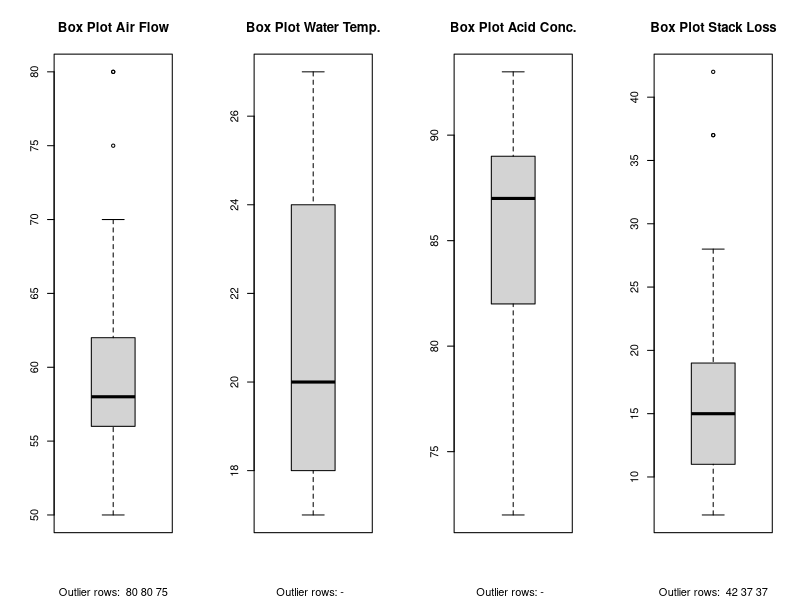
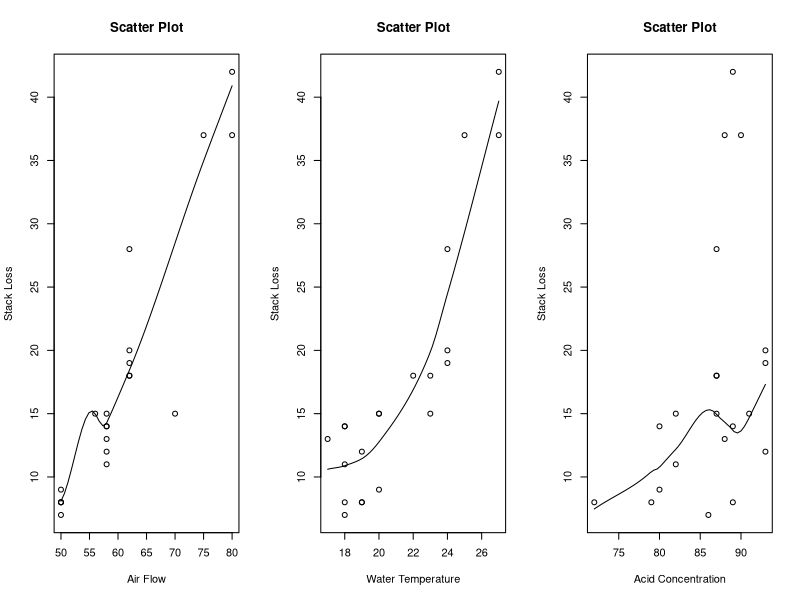
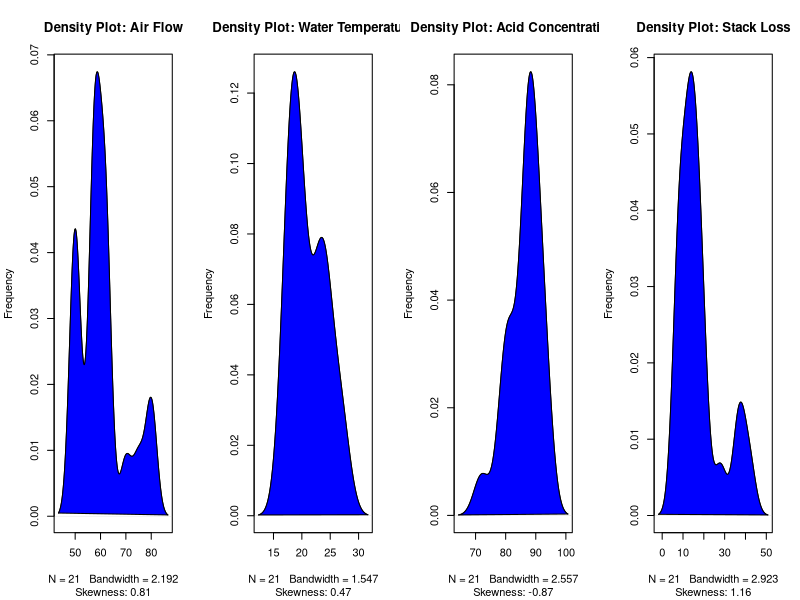

Recreate these plots in R, in order.
data("stackloss")

#Operatii de statistica descriptiva
#MEDIA
print(sprintf("Media variabilei Air Flow este: %f", mean(stackloss$Air.Flow)))
print(sprintf("Media variabilei Water Temperature este: %f", mean(stackloss$Water.Temp)))
print(sprintf("Media variabilei Acid Concentation este: %f", mean(stackloss$Acid.Conc.)))
print(sprintf("Media variabilei Stack Loss este: %f", mean(stackloss$stack.loss)))

#VARIANTA
print(sprintf("Varianta variabilei Air Flow este: %f", var(stackloss$Air.Flow)))
print(sprintf("Varianta variabilei Water Temperature este: %f", var(stackloss$Water.Temp)))
print(sprintf("Varianta variabilei Acid Concentation este: %f", var(stackloss$Acid.Conc.)))
print(sprintf("Varianta variabilei Stack Loss este: %f", var(stackloss$stack.loss)))

#QUARTILELE
#print(sprintf("Quartilele aferente variabilei Air Flow sunt: "))
quantile(stackloss$Air.Flow, probs = c(.25, .5, .75)) 
#print(sprintf("Quartilele aferente variabilei Water Temperature sunt: "))
quantile(stackloss$Water.Temp, probs = c(.25, .5, .75)) 
#print(sprintf("Quartilele aferente variabilei Acid Concentation sunt: "))
quantile(stackloss$Acid.Conc, probs = c(.25, .5, .75)) 
#print(sprintf("Quartilele aferente variabilei Stack Loss sunt: "))
quantile(stackloss$stack.loss, probs = c(.25, .5, .75)) 
 
#BOX PLOT PENTRU FIECARE DINTRE CELE 4 VARIABILE
par(mfrow = c(1,4))
outlier_AirFlow <- boxplot.stats(stackloss$Air.Flow)$out
outlier_AirFlow <- paste(outlier_AirFlow,collapse = " ")
boxplot(stackloss$Air.Flow, main="Box Plot Air Flow", sub=paste("Outlier rows: ", outlier_AirFlow)) 
boxplot(stackloss$Water.Temp, main="Box Plot Water Temp.", sub=paste("Outlier rows: - ", boxplot.stats(stackloss$Water.Temp)$out))  
boxplot(stackloss$Acid.Conc, main="Box Plot Acid Conc.", sub=paste("Outlier rows: - ", boxplot.stats(stackloss$Acid.Conc)$out)) 

outlier_StackLoss <- boxplot.stats(stackloss$stack.loss)$out
outlier_StackLoss <- paste(outlier_StackLoss,collapse = " ")
boxplot(stackloss$stack.loss, main="Box Plot Stack Loss", sub=paste("Outlier rows: ", outlier_StackLoss))  

#SCATTER PLOT PENTRU FIECARE RELATIE LINIARA DINTRE VARIABILELE INDEPENDENTE(Air Flow , Water Temperature, Acid Concentration) SI VARIABILA DEPENDENTA(Stack Loss)
par(mfrow = c(1,3))
scatter.smooth(x = stackloss$Air.Flow , y = stackloss$stack.loss, main = "Scatter Plot", xlab = "Air Flow", ylab = "Stack Loss")
scatter.smooth(x = stackloss$Water.Temp , y = stackloss$stack.loss, main = "Scatter Plot", xlab = "Water Temperature", ylab = "Stack Loss")
scatter.smooth(x = stackloss$Acid.Conc , y = stackloss$stack.loss, main = "Scatter Plot", xlab = "Acid Concentration", ylab = "Stack Loss")

#DENSITY PLOT PENTRU FIECARE DINTRE CELE 4 VARIABILE
par(mfrow = c(1,4))
library(e1071)
plot(density(stackloss$Air.Flow), main=paste("Density Plot:", "Air Flow"), ylab="Frequency", sub=paste("Skewness:", round(e1071::skewness(stackloss$Air.Flow), 2)))
polygon(density(stackloss$Air.Flow), col="blue")
plot(density(stackloss$Water.Temp), main=paste("Density Plot:", "Water Temperature"), ylab="Frequency", sub=paste("Skewness:", round(e1071::skewness(stackloss$Water.Temp), 2)))
polygon(density(stackloss$Water.Temp), col="blue")
plot(density(stackloss$Acid.Conc), main=paste("Density Plot:", "Acid Concentration"), ylab="Frequency", sub=paste("Skewness:", round(e1071::skewness(stackloss$Acid.Conc.), 2)))
polygon(density(stackloss$Acid.Conc), col="blue")
plot(density(stackloss$stack.loss), main=paste("Density Plot:", "Stack Loss"), ylab="Frequency", sub=paste("Skewness:", round(e1071::skewness(stackloss$stack.loss), 2)))
polygon(density(stackloss$stack.loss), col="blue")


